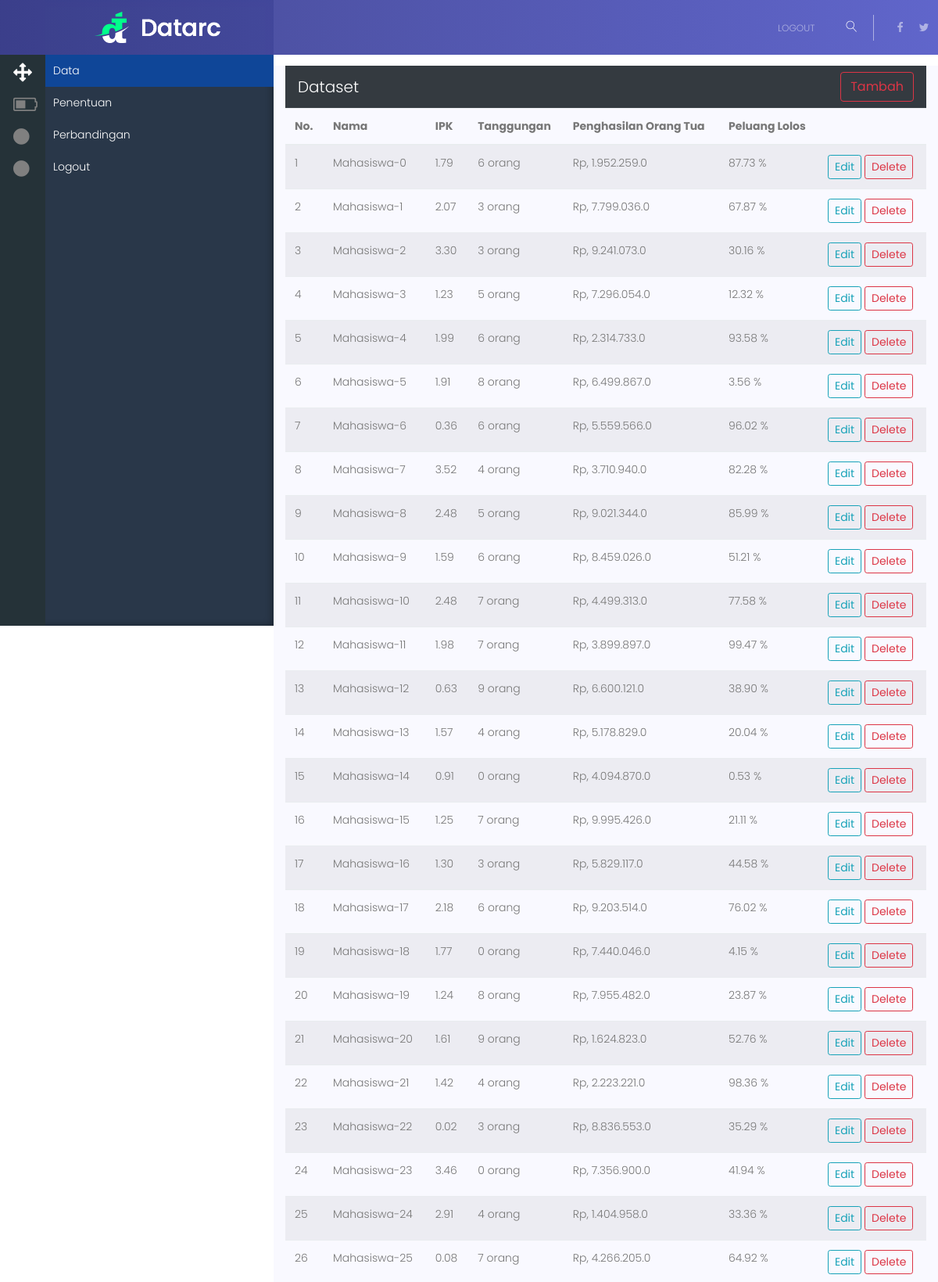
/app/data (signed in, upper part), run on the app's committed database.
### app/model.py (models this page shows)
class AppData(Base):
    __tablename__ = 'app_data'
    name = Column(String(250))
    id = Column(Integer, primary_key=True)
    a = Column(Float, default=0.0)
    b = Column(Float, default=0.0)
    c = Column(Float, default=0.0)
    target = Column(Float, default=0.0)

### app/main_app.py (the view)
@bp.route('/data')
@dbsession_required
@login_required
def data():
    dbsession = g.get('dbsession')
    xs = dbsession.query(AppData).all()
    return render_template('app/data.html', xs=xs)

### app/auth.py (called while the page is built)
def login_required(f):
    @wraps(f)
    def decorated_function(*args, **kwargs):
        if 'user_id' not in session:
            return redirect(url_for('/auth/login'), next=request.url)
        return f(*args, **kwargs)
    return decorated_function

### app/model.py (called while the page is built)
def create_session():
    Base.metadata.bind = engine
    session = DBSession(bind=engine)
    return session

def dbsession_required(f):
    @wraps(f)
    def wrap(*args, **kwargs):
        dbsession = g.pop('dbsession', None)
        if dbsession is None:
            g.dbsession = create_session()
        return f(*args, **kwargs)
    return wrap

def close_session(e=None):
    session = g.pop('dbsession', None)
    if session is not None:
        session.close()

### app/templates/app/data.html (shortened to what this page needs)
<!DOCTYPE html>
<html lang="zxx" class="no-js">
  <head>
    {% include 'commons/header.html' %}
    <link rel="stylesheet" href="/static/css/sidebar.css" />
  </head>
	<body>
    {% include 'app/commons/static-nav.html' %}
    {% include 'app/commons/sidebar.html' %}
    <div id="app-wrapper" class="top-section">
      <section class="gray-bg full-height">
        <div class="container-fluid">
          <nav class="navbar navbar-expand-lg navbar-dark bg-dark">
            <span class="navbar-brand">Dataset</span>
            <div class="collapse navbar-collapse" id="navbarColor01">
              <form class="form-inline">
                <a href="/app/data/tambah" class="btn btn-outline-danger my-2 my-sm-0" type="button">Tambah</a>
              </form>
            </div>
          </nav>
          <div class="row">
            <div class="col-md-12">
              <table class="table table-striped">
                <thead>
                  <tr>
                    <th>No.</th>
                    <th>Nama</th>
                    <th>IPK</th>
                    <th>Tanggungan</th>
                    <th>Penghasilan Orang Tua</th>
                    <th>Peluang Lolos</th>
                    <th></th>
                  </tr>
                </thead>
                <tbody>
                  {% for x in xs %}
                    <tr>
                      <td>
                        {{ loop.index }}
                      </td>
                      <td>
                        {{ x.name }}
                      </td>
                      <td>
                        {{ '%0.2f' | format(x.a) }}
                      </td>
                      <td>
                        {{ '{:.0g}'.format(x.b) }} orang
                      </td>
                      <td>
                        Rp, {{ '{:,}'.format(x.c).replace(',', '.') }}
                      </td>
                      <td>
                        {{ '%0.2f' | format(x.target) }} %
                      </td>
                      <td>
                        <a class="btn btn-sm btn-outline-info" href="/app/data/edit?id={{ x.id }}">Edit</a>
                        <a class="btn btn-sm btn-outline-danger" href="/app/data/delete?id={{ x.id }}">Delete</a>
                      </td>
                    </tr>
                  {% endfor %}
                </tbody>
              </table>
            </div>
          </div>
        </div>
      </section>
    </div>
	</body>
</html>

### app/templates/commons/header.html (shortened to what this page needs)
  <link rel="stylesheet" href="/static/css/linearicons.css">
  <link rel="stylesheet" href="/static/css/owl.carousel.css">
  <link rel="stylesheet" href="/static/css/font-awesome.min.css">
  <link rel="stylesheet" href="/static/css/animate.css">
  <link rel="stylesheet" href="/static/css/bootstrap.css">
  <link rel="stylesheet" href="/static/css/main.css">

### app/templates/app/commons/static-nav.html (shortened to what this page needs)
<header class="default-header">
    <div class="sticky-wrapper is-sticky" style="height: 70px">
      <div class="static-header" style="width: 1351px; position: fixed; top: 0px;">
        <div class="container">
          <div class="header-content d-flex justify-content-between align-items-center">
            <div class="logo">
              <a href="/" class="smooth"><img src="/static/img/logo.png" alt=""></a>
            </div>
            <div class="right-bar d-flex align-items-center">
              <nav class="d-flex align-items-center">
                <ul class="main-menu">
                  <li><a href="/auth/logout">Logout</a></li>
                </ul>
              </nav>
              <div class="search relative">
                <span class="lnr lnr-magnifier"></span>
              </div>
              <div class="header-social d-flex align-items-center">
                <a href="#"><i class="fa fa-facebook"></i></a>
                <a href="#"><i class="fa fa-twitter"></i></a>
              </div>
            </div>
          </div>
        </div>
      </div>
    </div>
  </header>

### app/templates/app/commons/sidebar.html (shortened to what this page needs)
<div class="wrapper">
    <aside class="main_sidebar">
        <ul>
            <li
              {% if 'data' in request.path %}
              class ="active"
              {% endif %}
            >
              <i class="fa fa-arrows"></i><a href="/app/data">Data</a>
            </li>
            <li
            ><i class="fa fa-battery-2"></i><a href="/app/penentuan">Penentuan</a></li>
            <li
            ><i class="fa fa-circle"></i><a href="/app/perbandingan">Perbandingan</a></li>
            <li><i class="fa fa-circle"></i><a href="/auth/logout">Logout</a></li>
        </ul>
    </aside>
    <div class="mian">
        <h1>Prakash </h1>
    </div>
</div>

### app/static/css/main.css (style rules this page uses)
body { color: #777777; font-family: "Poppins", sans-serif; font-size: 14px; font-weight: 300; line-height: 1.5em; position: relative; }
ol, ul { margin: 0; padding: 0; list-style: none; }
a { -webkit-transition: all 0.3s ease 0s; -moz-transition: all 0.3s ease 0s; -o-transition: all 0.3s ease 0s; transition: all 0.3s ease 0s; }
a, a:focus, a:hover { text-decoration: none; outline: 0; color: #777777; }
.gray-bg { background: #f9f9ff; }
h1, h2, h3, h4, h5, h6 { font-family: "Poppins", sans-serif; color: #222222; line-height: 1.5em; margin-bottom: 0; margin-top: 0; font-weight: 600; }
h1, .h1 { font-size: 36px; }
td, th { border-radius: 0px; }
.relative { position: relative; }
.default-header { position: absolute; top: 0; left: 0; width: 100%; z-index: 9; }
.default-header .right-bar { position: relative; }
.default-header nav .main-menu { display: -webkit-box; display: -webkit-flex; display: -moz-flex; display: -ms-flexbox; display: flex; -webkit-box-align: center; -ms-flex-align: center; -webkit-align-items: center; -moz-align-items: center; align-items: center; }
.default-header nav .main-menu a { display: inline-block; color: rgba(255, 255, 255, 0.5); margin: 0 20px; text-transform: uppercase; font-size: 12px; }
.search { padding: 6px 20px; border-right: 1px solid rgba(255, 255, 255, 0.5); cursor: pointer; }
.search span { color: #fff; }
.header-social { margin-left: 20px; }
.header-social a { margin: 0 5px; padding: 0 5px; display: inline-block; color: rgba(255, 255, 255, 0.5); }
.static-header { padding: 15px 0; background: linear-gradient(to right, rgba(60, 64, 143, 0.95) 0%, rgba(91, 97, 207, 0.95) 100%); }
.full-height { min-height: 90vh; box-sizing: border-box; }

### app/static/css/sidebar.css (style rules this page uses)
.main_sidebar { min-height:100vh; position:fixed; padding-top: 70px; top:0; left:0; width:350px; transition: all 300ms cubic-bezier(0.65, 0.05, 0.36, 1); will-change: left, width; box-shadow: inset -1px 0 10px rgba(0, 0, 0, 0.4); background: #293749; }
.main_sidebar:after { content: ''; background-color: #253238; position: absolute; top: 0; z-index: -1; height: 100%; width: 58px; }
.main_sidebar ul { list-style:none; padding-left:58px; }
.main_sidebar ul li { padding:10px; }
.main_sidebar ul li a { color:#fff; display:block; }
.main_sidebar ul li i { float:left; color:grey; margin-left:-58px; font-size:24px; padding-left:7px; }
.main_sidebar ul li.active { background:#0f4698; }
.main_sidebar ul li.active i { color:#fff; }
#app-wrapper { margin-left: 350px; }
.top-section { padding-top: 30px; }

### data on the page
AppData: name "Mahasiswa-0", a "1.79", b "6", c "1.952.259.0", target "87.73"
AppData: name "Mahasiswa-1", a "2.07", b "3", c "7.799.036.0", target "67.87"
AppData: name "Mahasiswa-2", a "3.30", b "3", c "9.241.073.0", target "30.16"
AppData: name "Mahasiswa-3", a "1.23", b "5", c "7.296.054.0", target "12.32"
AppData: name "Mahasiswa-4", a "1.99", b "6", c "2.314.733.0", target "93.58"
AppData: name "Mahasiswa-5", a "1.91", b "8", c "6.499.867.0", target "3.56"
AppData: name "Mahasiswa-6", a "0.36", b "6", c "5.559.566.0", target "96.02"
AppData: name "Mahasiswa-7", a "3.52", b "4", c "3.710.940.0", target "82.28"
AppData: name "Mahasiswa-8", a "2.48", b "5", c "9.021.344.0", target "85.99"
AppData: name "Mahasiswa-9", a "1.59", b "6", c "8.459.026.0", target "51.21"
AppData: name "Mahasiswa-10", a "2.48", b "7", c "4.499.313.0", target "77.58"
AppData: name "Mahasiswa-11", a "1.98", b "7", c "3.899.897.0", target "99.47"
AppData: name "Mahasiswa-12", a "0.63", b "9", c "6.600.121.0", target "38.90"
AppData: name "Mahasiswa-13", a "1.57", b "4", c "5.178.829.0", target "20.04"
AppData: name "Mahasiswa-14", a "0.91", b "0", c "4.094.870.0", target "0.53"
AppData: name "Mahasiswa-15", a "1.25", b "7", c "9.995.426.0", target "21.11"
AppData: name "Mahasiswa-16", a "1.30", b "3", c "5.829.117.0", target "44.58"
AppData: name "Mahasiswa-17", a "2.18", b "6", c "9.203.514.0", target "76.02"
AppData: name "Mahasiswa-18", a "1.77", b "0", c "7.440.046.0", target "4.15"
AppData: name "Mahasiswa-19", a "1.24", b "8", c "7.955.482.0", target "23.87"
AppData: name "Mahasiswa-20", a "1.61", b "9", c "1.624.823.0", target "52.76"
AppData: name "Mahasiswa-21", a "1.42", b "4", c "2.223.221.0", target "98.36"
AppData: name "Mahasiswa-22", a "0.02", b "3", c "8.836.553.0", target "35.29"
AppData: name "Mahasiswa-23", a "3.46", b "0", c "7.356.900.0", target "41.94"
AppData: name "Mahasiswa-24", a "2.91", b "4", c "1.404.958.0", target "33.36"
AppData: name "Mahasiswa-25", a "0.08", b "7", c "4.266.205.0", target "64.92"
